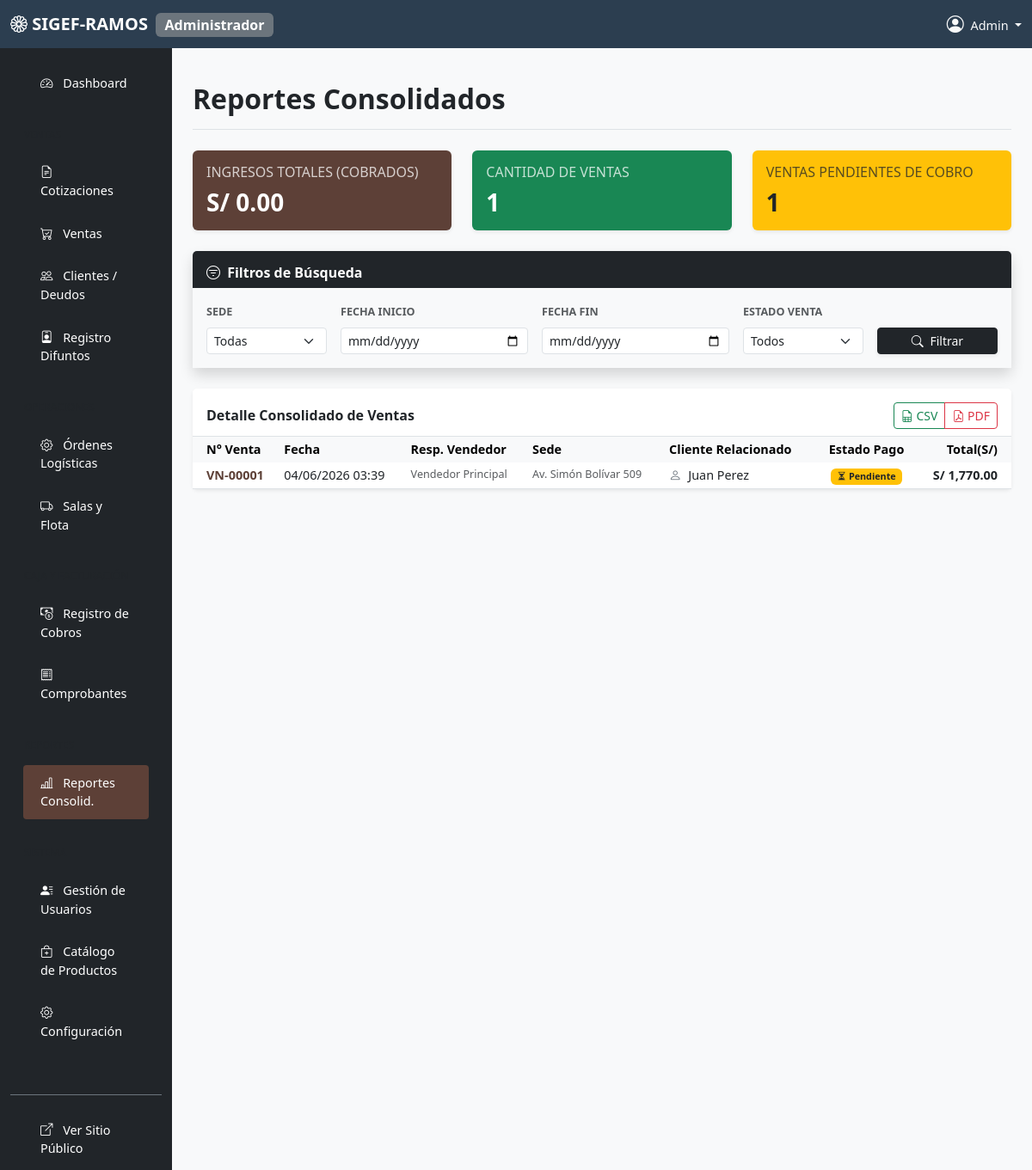
The page /?controller=Admin&action=reportes (signed in) on the database its author committed.
### tables this page shows
CREATE TABLE ventas (
    id INT AUTO_INCREMENT PRIMARY KEY,
    id_cotizacion INT NULL,
    id_cliente INT NOT NULL,
    id_vendedor INT NOT NULL,
    fecha DATETIME DEFAULT CURRENT_TIMESTAMP,
    subtotal DECIMAL(10,2) NOT NULL,
    igv DECIMAL(10,2) NOT NULL,
    total DECIMAL(10,2) NOT NULL,
    estado ENUM('pendiente', 'pagada', 'anulada') DEFAULT 'pendiente',
    FOREIGN KEY (id_cotizacion) REFERENCES cotizaciones(id) ON DELETE SET NULL,
    FOREIGN KEY (id_cliente) REFERENCES clientes(id) ON DELETE RESTRICT,
    FOREIGN KEY (id_vendedor) REFERENCES usuarios(id) ON DELETE RESTRICT
);

CREATE TABLE usuarios (
    id INT AUTO_INCREMENT PRIMARY KEY,
    id_rol INT NOT NULL,
    id_sede INT NOT NULL,
    nombre VARCHAR(100) NOT NULL,
    email VARCHAR(100) NOT NULL UNIQUE,
    password VARCHAR(255) NOT NULL,
    estado ENUM('activo', 'inactivo') DEFAULT 'activo',
    FOREIGN KEY (id_rol) REFERENCES roles(id) ON DELETE RESTRICT,
    FOREIGN KEY (id_sede) REFERENCES sedes(id) ON DELETE RESTRICT
);

CREATE TABLE sedes (
    id INT AUTO_INCREMENT PRIMARY KEY,
    nombre VARCHAR(100) NOT NULL,
    direccion TEXT,
    telefono VARCHAR(20),
    estado ENUM('activo', 'inactivo') DEFAULT 'activo'
);

CREATE TABLE clientes (
    id INT AUTO_INCREMENT PRIMARY KEY,
    tipo_documento ENUM('DNI', 'CE', 'PASAPORTE', 'RUC') DEFAULT 'DNI',
    num_documento VARCHAR(20) NOT NULL UNIQUE,
    nombre VARCHAR(100) NOT NULL,
    apellidos VARCHAR(100),
    telefono VARCHAR(20),
    email VARCHAR(100),
    direccion TEXT,
    fecha_registro DATETIME DEFAULT CURRENT_TIMESTAMP
);

### controllers/AdminController.php (called while the page is built, shortened)
<?php
class AdminController extends BaseController
{
    public function reportes()
    {
        require_once 'models/Sale.php';
        $saleModel = new Sale();
        $sedeModel = new Sede();
        $fecha_inicio = $_GET['fecha_inicio'] ?? '';
        $fecha_fin = $_GET['fecha_fin'] ?? '';
        $estado = $_GET['estado'] ?? '';
        $id_sede = $_GET['id_sede'] ?? '';
        $ventas = $saleModel->getVentasFiltradas($fecha_inicio, $fecha_fin, $estado, $id_sede);
        $sedes = $sedeModel->getAllSedes();
        $this->render('admin/gerente/reportes', [
            'title' => 'Reportes Gerenciales',
            'ventas' => $ventas,
            'sedes' => $sedes,
            'filtros' => compact('fecha_inicio', 'fecha_fin', 'estado', 'id_sede')
        ], 'admin');
    }
}
?>

### models/Sale.php (called while the page is built, shortened)
<?php
require_once 'config/config.php';
class Sale {
    private $conn;
    public function __construct() {
        global $conn;
        $this->conn = $conn;
    }
    public function getVentasFiltradas($fecha_inicio, $fecha_fin, $estado, $id_sede) {
        $query = "SELECT v.*, c.nombre as cliente_nom, c.apellidos as cliente_ape, u.nombre as vendedor_nom, s.nombre as sede_nom
                  FROM ventas v
                  JOIN clientes c ON v.id_cliente = c.id
                  JOIN usuarios u ON v.id_vendedor = u.id
                  JOIN sedes s ON u.id_sede = s.id
                  WHERE 1=1";
        $params = [];
        $query .= " ORDER BY v.fecha DESC";
        $stmt = $this->conn->prepare($query);
        $stmt->execute($params);
        return $stmt->fetchAll(PDO::FETCH_ASSOC);
    }
}
?>

### views/admin/gerente/reportes.php (the view, shortened to what this page needs)
<?php
$ventas = $data['ventas'] ?? [];
$filtros = $data['filtros'] ?? ['fecha_inicio'=>'', 'fecha_fin'=>'', 'estado'=>'', 'id_sede'=>''];
$total_ingresos = array_reduce($ventas, fn($carry, $v) => $v['estado'] == 'pagada' ? $carry + $v['total'] : $carry, 0);
$total_ventas = count($ventas);
$pendientes = array_reduce($ventas, fn($carry, $v) => $v['estado'] == 'pendiente' ? $carry + 1 : $carry, 0);
?>
<div class="d-flex justify-content-between flex-wrap flex-md-nowrap align-items-center pt-3 pb-2 mb-4 border-bottom">
    <h1 class="h2 fw-bold text-dark">Reportes Consolidados</h1>
</div>
<div class="row mb-4">
    <div class="col-md-4">
        <div class="card shadow-sm border-0 bg-primary text-white h-100">
            <div class="card-body">
                <h6 class="text-uppercase mb-2 opacity-75">Ingresos Totales (Cobrados)</h6>
                <h3 class="mb-0 fw-bold">S/ <?= number_format($total_ingresos, 2) ?></h3>
            </div>
        </div>
    </div>
    <div class="col-md-4">
        <div class="card shadow-sm border-0 bg-success text-white h-100">
            <div class="card-body">
                <h6 class="text-uppercase mb-2 opacity-75">Cantidad de Ventas</h6>
                <h3 class="mb-0 fw-bold"><?= $total_ventas ?></h3>
            </div>
        </div>
    </div>
    <div class="col-md-4">
        <div class="card shadow-sm border-0 bg-warning text-dark h-100">
            <div class="card-body">
                <h6 class="text-uppercase mb-2 opacity-75">Ventas Pendientes de Cobro</h6>
                <h3 class="mb-0 fw-bold"><?= $pendientes ?></h3>
            </div>
        </div>
    </div>
</div>
<div class="card shadow border-0 mb-4">
    <div class="card-header bg-dark text-white pt-3 pb-2 border-bottom-0">
        <h6 class="fw-bold mb-0"><i class="bi bi-filter-circle me-1"></i> Filtros de Búsqueda</h6>
    </div>
    <div class="card-body bg-light">
        <form class="row g-3" method="GET" action="index.php">
            <div class="col-md-2">
                <label class="form-label small fw-bold text-muted text-uppercase">Sede</label>
                <select name="id_sede" class="form-select form-select-sm">
                    <option value="">Todas</option>
                </select>
            </div>
            <div class="col-md-3">
                <label class="form-label small fw-bold text-muted text-uppercase">Fecha Inicio</label>
                <input type="date" name="fecha_inicio" class="form-control form-control-sm" value="<?= htmlspecialchars($filtros['fecha_inicio']) ?>">
            </div>
            <div class="col-md-3">
                <label class="form-label small fw-bold text-muted text-uppercase">Fecha Fin</label>
                <input type="date" name="fecha_fin" class="form-control form-control-sm" value="<?= htmlspecialchars($filtros['fecha_fin']) ?>">
            </div>
            <div class="col-md-2">
                <label class="form-label small fw-bold text-muted text-uppercase">Estado Venta</label>
                <select name="estado" class="form-select form-select-sm">
                    <option value="">Todos</option>
                </select>
            </div>
            <div class="col-md-2 d-flex align-items-end">
                <button type="submit" class="btn btn-sm btn-dark w-100 shadow-sm"><i class="bi bi-search me-1"></i> Filtrar</button>
            </div>
        </form>
    </div>
</div>
<div class="card shadow-sm border-0" id="reporteTablaContent">
    <div class="card-header bg-white pt-3 pb-2 border-bottom d-flex justify-content-between align-items-center">
        <h6 class="fw-bold text-dark mb-0">Detalle Consolidado de Ventas</h6>
        <div class="btn-group" id="exportButtons">
            <a href="index.php?controller=Admin&action=reportes&export=csv&fecha_inicio=<?= urlencode($filtros['fecha_inicio']) ?>&fecha_fin=<?= urlencode($filtros['fecha_fin']) ?>&estado=<?= urlencode($filtros['estado']) ?>&id_sede=<?= urlencode($filtros['id_sede']) ?>" class="btn btn-sm btn-outline-success" title="Excel"><i class="bi bi-file-earmark-spreadsheet"></i> CSV</a>
            <button type="button" class="btn btn-sm btn-outline-danger" title="PDF" onclick="exportPDF()"><i class="bi bi-file-earmark-pdf"></i> PDF</button>
        </div>
    </div>
    <div class="card-body p-0">
        <div class="table-responsive">
            <table class="table table-hover align-middle mb-0 table-sm text-sm">
                <thead class="table-light">
                    <tr>
                        <th class="ps-3 border-0">N° Venta</th>
                        <th class="border-0">Fecha</th>
                        <th class="border-0">Resp. Vendedor</th>
                        <th class="border-0">Sede</th>
                        <th class="border-0">Cliente Relacionado</th>
                        <th class="border-0 text-center">Estado Pago</th>
                        <th class="border-0 text-end pe-3">Total(S/)</th>
                    </tr>
                </thead>
                <tbody>
                    <?php if (empty($ventas)): ?>
                        <tr><td colspan="7" class="text-center py-4">No hay datos en el rango seleccionado.</td></tr>
                    <?php else: ?>
                        <?php foreach ($ventas as $v): ?>
                        <tr>
                            <td class="ps-3 text-primary fw-bold">VN-<?= str_pad($v['id'], 5, '0', STR_PAD_LEFT) ?></td>
                            <td><?= date('d/m/Y H:i', strtotime($v['fecha'])) ?></td>
                            <td class="small text-muted"><?= htmlspecialchars($v['vendedor_nom']) ?></td>
                            <td class="small text-muted"><?= htmlspecialchars($v['sede_nom'] ?? '') ?></td>
                            <td><i class="bi bi-person text-secondary me-1"></i> <?= htmlspecialchars($v['cliente_nom'] . ' ' . $v['cliente_ape']) ?></td>
                            <td class="text-center">
                                <?php if($v['estado'] == 'pagada'): ?>
                                    <span class="badge bg-success"><i class="bi bi-check-circle"></i> Cobrado</span>
                                <?php else: ?>
                                    <span class="badge bg-warning text-dark"><i class="bi bi-hourglass-split"></i> Pendiente</span>
                                <?php endif; ?>
                            </td>
                            <td class="text-end pe-3 fw-bold">S/ <?= number_format($v['total'], 2) ?></td>
                        </tr>
                        <?php endforeach; ?>
                    <?php endif; ?>
                </tbody>
            </table>
        </div>
    </div>
</div>

### assets/css/style.css (style rules this page uses)
:root { --primary-color: #5d4037; --secondary-color: #8d6e63; }
body { font-family: 'Segoe UI', Tahoma, Geneva, Verdana, sans-serif; background-color: #f8f9fa; display: flex; flex-direction: column; }
.text-primary { color: var(--primary-color) !important; }
.bg-primary { background-color: var(--primary-color) !important; }

### views/layouts/admin.php (style rules this page uses)
body { font-size: 0.9rem; }

### rows shown on the page
ventas: estado "0.00", estado "1", id "00001", fecha "04/06/2026 03:39", id_vendedor.nombre "Vendedor Principal", sedes.nombre "Av. Simón Bolívar 509", id_cliente.apellidos "Juan Perez", shows "Pendiente", total "1,770.00"

### other values the page prints
$_SESSION['user_role_name'] "Administrador"
$_SESSION['user_name'] "Admin"
$total_ventas "1"
